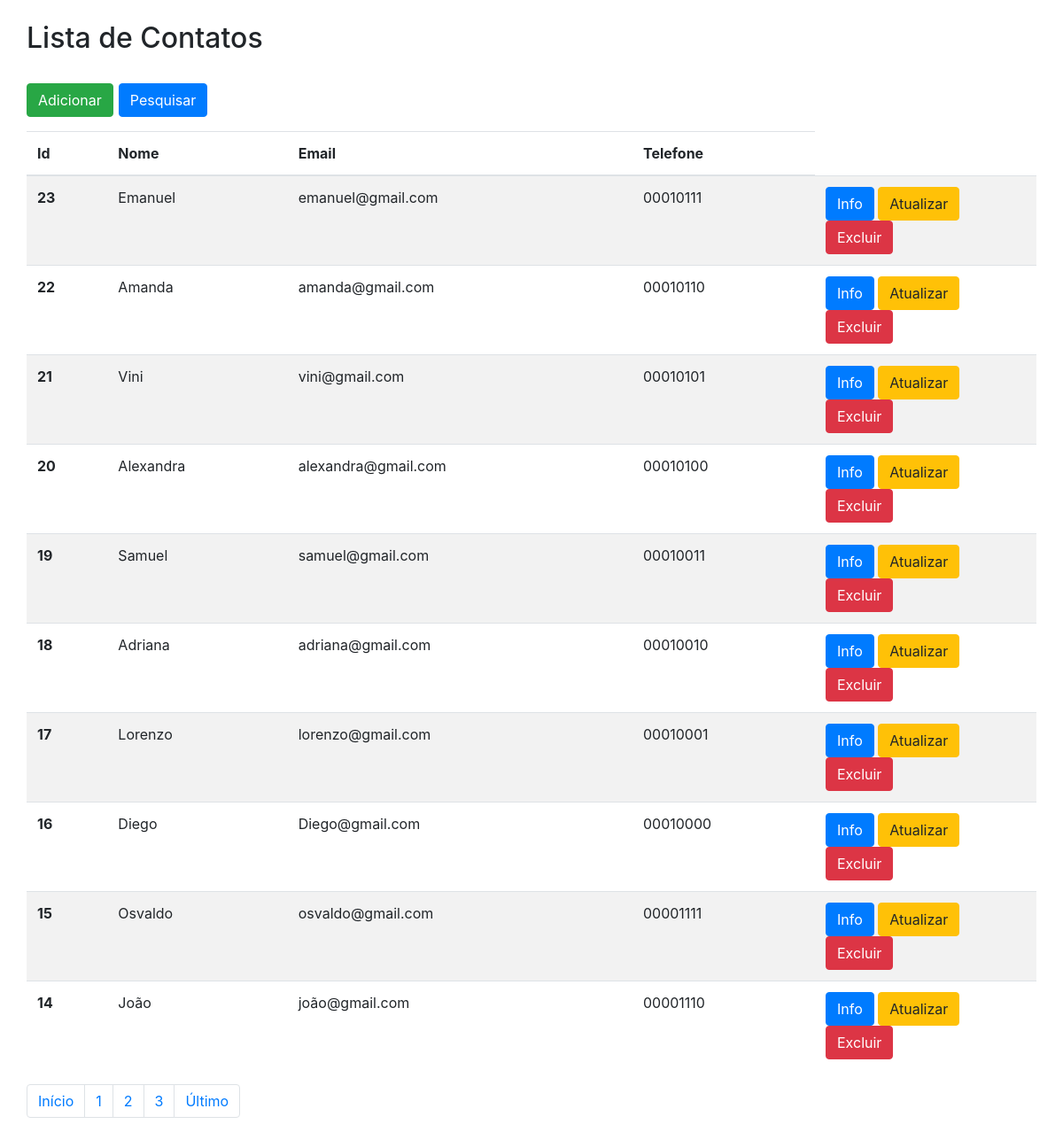
The page / on the database its author committed.
### tables this page shows
CREATE TABLE contatos (
    id INT PRIMARY KEY AUTO_INCREMENT,
    nome VARCHAR(100) NOT NULL,
    email VARCHAR(100) NOT NULL,
    telefone VARCHAR(100) NOT NULL
);

### index.php (the view, shortened to what this page needs)
<!DOCTYPE html>
<html lang="pt-br">
<head>
    <link rel="stylesheet" href="assets/css/bootstrap.min.css">
</head>
<body>
    <div class="container">
        <div>
            <div class="row" style="margin-top: 24px;">
                <h2>Lista de Contatos</h2>
            </div>
        </div>
        <div class="row">
            <p>
                <a href="create.php" class="btn btn-success">Adicionar</a>
            </p>
            <div class="row" style="margin-left: 6px;">
                <br/>
                <a href="search.php" type="submit" class="btn btn-primary" style="margin-bottom: 16px;">Pesquisar</a>
            </div>
            <table class="table table-striped">
                <thead>
                    <tr>
                        <th scope="col">Id</th>
                        <th scope="col">Nome</th>
                        <th scope="col">Email</th>
                        <th scope="col">Telefone</th>
                    </tr>
                </thead>
                <tbody>
                    <?php
                    $pdo = Database::conectar();
                    $limite = 10;
                    $pg = (isset($_GET['pg'])) ? (int)$_GET['pg'] : 1;
                    $inicio = ($pg * $limite) - $limite;
                    $sql = "SELECT * FROM contatos ORDER BY id DESC LIMIT ".$inicio.",".$limite;
                    try {
                        $query = $pdo->prepare($sql);
                        $query->execute();
                    } catch (PDOException $e) {
                        echo 'Erro ao retornar os Dados.'.$e->getMessage();
                    }
                    while($linha = $query->fetch(PDO::FETCH_ASSOC)) {
                        echo '<tr>';
                        echo '<th scope="row">'.$id = $linha['id'] . '</th>';
                        echo '<td>'.$nome = $linha['nome'] .     '</td>';
                        echo '<td>'.$email = $linha['email'] .    '</td>';
                        echo '<td>'.$telefone = $linha['telefone'] . '</td>';
                        echo '<td width=250>';
                        echo '<a class="btn btn-primary" href="read.php?id='    .$linha['id'].'">Info</a>';
                        echo '<a class="btn btn-warning" href="update.php?id='  .$linha['id'].'">Atualizar</a>';
                        echo '<a class="btn btn-danger" href="delete.php?id='   .$linha['id'].'">Excluir</a>';
                        echo '</td>';
                        echo '</tr>';
                    }
                    $sql_total = 'SELECT id FROM contatos';
                    try {
                        $query_total = $pdo->prepare($sql_total);
                        $query_total->execute();
                        $query_count = $query_total->rowCount(PDO::FETCH_ASSOC);
                        $qtdPg = ceil($query_count / $limite);
                    } catch (PDOException $e) {
                        echo 'Erro ao retornar os Dados. '.$e->getMessage();
                    }
                    ?>
                </tbody>
            </table>
            <nav aria-label="...">
                <ul class="pagination">
                    <li class="page-item">
                        <a class="page-link" href="index.php?pg=1" tabindex="-1">Início</a>
                    </li>
                    <?php
                    if ($qtdPg > 1 && $pg<= $qtdPg){
                        for ($i=1; $i <= $qtdPg; $i++){
                            if ($i == $pg){
                                echo "<a class='page-link' href='index.php?pg=$i'>".$i."</a>";
                            } else {
                                echo "<li class='page-item'>";
                                echo "<a class='page-link' href='index.php?pg=$i'>".$i."</a>";
                                echo "</li>";
                            }
                        }
                    }
                    echo "<li class='page-item'>";
                        echo "<a class='page-link' href='index.php?pg=$qtdPg'>Último</a>";
                    echo "</li>";
                    ?>
                </ul>
            </nav>
        </div>
    </div>
</body>
</html>

### rows shown on the page
contatos: id "23", nome "Emanuel", email "emanuel@gmail.com", telefone "00010111"
contatos: id "22", nome "Amanda", email "amanda@gmail.com", telefone "00010110"
contatos: id "21", nome "Vini", email "vini@gmail.com", telefone "00010101"
contatos: id "20", nome "Alexandra", email "alexandra@gmail.com", telefone "00010100"
contatos: id "19", nome "Samuel", email "samuel@gmail.com", telefone "00010011"
contatos: id "18", nome "Adriana", email "adriana@gmail.com", telefone "00010010"
contatos: id "17", nome "Lorenzo", email "lorenzo@gmail.com", telefone "00010001"
contatos: id "16", nome "Diego", email "Diego@gmail.com", telefone "00010000"
contatos: id "15", nome "Osvaldo", email "osvaldo@gmail.com", telefone "00001111"
contatos: id "14", nome "João", email "joão@gmail.com", telefone "00001110"
